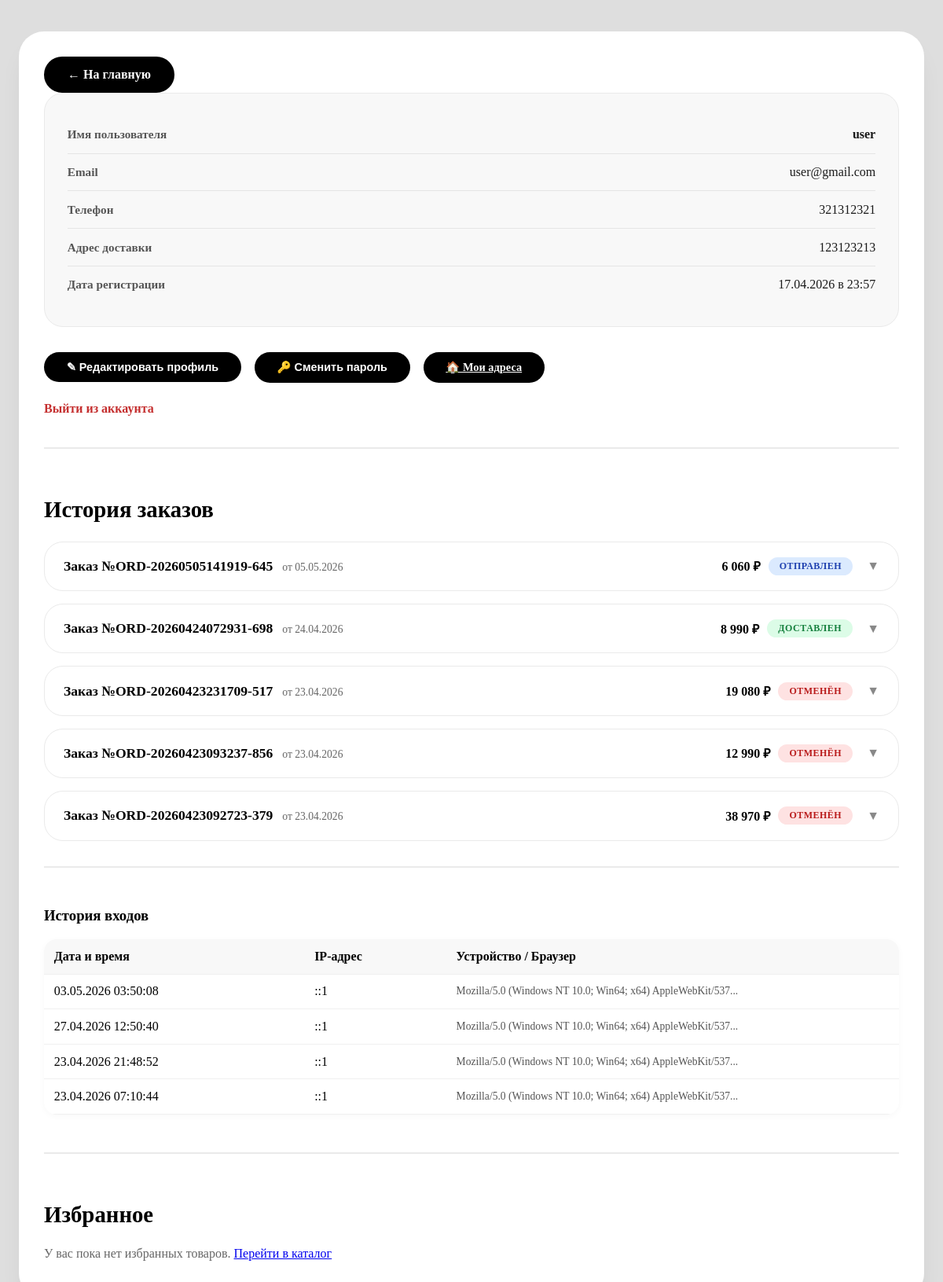
The page /user/personal_account.php (signed in) on the database its author committed.
### tables this page shows
CREATE TABLE `users` (
  `id` int(11) NOT NULL,
  `username` varchar(100) NOT NULL,
  `firstname` varchar(100) DEFAULT NULL,
  `lastname` varchar(100) DEFAULT NULL,
  `email` varchar(255) NOT NULL,
  `age` int(3) DEFAULT NULL,
  `gender` enum('male','female','other') DEFAULT NULL,
  `avatar` varchar(255) DEFAULT NULL,
  `password` varchar(255) NOT NULL,
  `phone` varchar(50) DEFAULT NULL,
  `address` text DEFAULT NULL,
  `is_admin` tinyint(1) DEFAULT 0,
  `agreement` tinyint(1) NOT NULL DEFAULT 0,
  `created_at` timestamp NULL DEFAULT current_timestamp()
);

CREATE TABLE `orders` (
  `id` int(11) NOT NULL,
  `user_id` int(11) DEFAULT NULL,
  `order_number` varchar(50) NOT NULL,
  `total_amount` decimal(12,2) NOT NULL,
  `discount_amount` decimal(12,2) DEFAULT 0.00,
  `promo_code` varchar(50) DEFAULT NULL,
  `status` enum('pending','paid','shipped','delivered','cancelled') DEFAULT 'pending',
  `shipping_address` text DEFAULT NULL,
  `city` varchar(100) DEFAULT NULL,
  `delivery_price` decimal(10,2) DEFAULT 0.00,
  `contact_phone` varchar(50) DEFAULT NULL,
  `contact_email` varchar(255) DEFAULT NULL,
  `comment` text DEFAULT NULL,
  `tracking_number` varchar(100) DEFAULT NULL,
  `created_at` timestamp NULL DEFAULT current_timestamp(),
  `updated_at` timestamp NULL DEFAULT current_timestamp() ON UPDATE current_timestamp()
);

### user/personal_account.php (the view, shortened to what this page needs)
<?php
require_once '../config.php';
$currentUser = null;
$orders = [];
$wishlistItems = [];
if (isset($_SESSION['user_id'])) {
    $userId = (int)$_SESSION['user_id'];
    $stmt = $pdo->prepare("SELECT username, email, phone, address, created_at FROM users WHERE id = ?");
    $stmt->execute([$userId]);
    $currentUser = $stmt->fetch(PDO::FETCH_ASSOC);
    $orderQuery = "
        SELECT o.id, o.order_number, o.total_amount, o.discount_amount, o.status, o.created_at,
               (SELECT COUNT(*) FROM order_items WHERE order_id = o.id) as items_count
        FROM orders o
        WHERE o.user_id = ?
        ORDER BY o.created_at DESC
    ";
    $stmtOrders = $pdo->prepare($orderQuery);
    $stmtOrders->execute([$userId]);
    $ordersRaw = $stmtOrders->fetchAll(PDO::FETCH_ASSOC);
    foreach ($ordersRaw as $order) {
        $itemsQuery = "
            SELECT oi.quantity, oi.price, p.title as product_name
            FROM order_items oi
            JOIN products p ON oi.product_id = p.id
            WHERE oi.order_id = ?
        ";
        $stmtItems = $pdo->prepare($itemsQuery);
        $stmtItems->execute([$order['id']]);
        $order['items'] = $stmtItems->fetchAll(PDO::FETCH_ASSOC);
        $orders[] = $order;
    }
    $wishlistQuery = "
        SELECT w.product_id, p.title, p.price,
               (SELECT image_url FROM product_images WHERE product_id = p.id ORDER BY is_main DESC LIMIT 1) as image
        FROM wishlist w
        JOIN products p ON w.product_id = p.id
        WHERE w.user_id = ?
        ORDER BY w.created_at DESC
    ";
    $stmtWish = $pdo->prepare($wishlistQuery);
    $stmtWish->execute([$userId]);
    $wishlistItems = $stmtWish->fetchAll(PDO::FETCH_ASSOC);
    $stmt = $pdo->prepare("SELECT ip, user_agent, created_at FROM login_history WHERE user_id = ? ORDER BY created_at DESC LIMIT 10");
    $stmt->execute([$userId]);
    $loginHistory = $stmt->fetchAll();
}
?>
<!DOCTYPE html>
<html lang="ru">
<head>
    <link rel="stylesheet" href="../css/account.css">
</head>
<body>
<div class="account-container">
    <a href="../index.php" class="back-link">← На главную</a>
    <?php if ($currentUser !== null): ?>
        <div class="login-form">
            <div class="info-row"><div class="label">Имя пользователя</div><div class="value"><strong><?= htmlspecialchars($currentUser['username']) ?></strong></div></div>
            <div class="info-row"><div class="label">Email</div><div class="value"><?= htmlspecialchars($currentUser['email']) ?></div></div>
            <div class="info-row"><div class="label">Телефон</div><div class="value"><?= htmlspecialchars($currentUser['phone'] ?? '— не указан —') ?></div></div>
            <div class="info-row"><div class="label">Адрес доставки</div><div class="value"><?= nl2br(htmlspecialchars($currentUser['address'] ?? '— не указан —')) ?></div></div>
            <div class="info-row"><div class="label">Дата регистрации</div><div class="value"><?= $currentUser['created_at'] ? date('d.m.Y \в H:i', strtotime($currentUser['created_at'])) : '—' ?></div></div>
        </div>
        <div>
            <button id="toggleProfileBtn" class="toggle-profile-btn">✎ Редактировать профиль</button>
            <button id="togglePasswordBtn" class="toggle-password-btn">🔑 Сменить пароль</button>
            <a href="addresses.php" class="toggle-profile-btn">🏠 Мои адреса</a>
        </div>
        <div><a href="?logout=1" class="logout-link">Выйти из аккаунта</a></div>
        <div class="orders-section">
            <h3>История заказов</h3>
            <?php if (empty($orders)): ?>
                <p style="color:#666;">У вас пока нет заказов.</p>
            <?php else: ?>
                <?php foreach ($orders as $order): ?>
                    <div class="order-card">
                        <div class="order-header" onclick="toggleOrderItems(this)">
                            <div>
                                <span class="order-number">Заказ №<?= htmlspecialchars($order['order_number']) ?></span>
                                <span class="order-date">от <?= date('d.m.Y', strtotime($order['created_at'])) ?></span>
                            </div>
                            <div style="display: flex; align-items: center; gap: 10px; flex-wrap: wrap;">
                                <?php
                                $subtotal = $order['total_amount'] + ($order['discount_amount'] ?? 0);
                                $hasValidDiscount = ($order['discount_amount'] ?? 0) > 0 && $subtotal > 0 && $order['total_amount'] > 0;
                                ?>
                                <?php if ($hasValidDiscount): ?>
                                    <div class="order-price-details">
                                        <span class="order-subtotal">Было: <?= number_format($subtotal, 0, '.', ' ') ?> ₽</span>
                                        <span class="order-discount">Скидка: -<?= number_format($order['discount_amount'], 0, '.', ' ') ?> ₽</span>
                                        <span class="order-total">Итого: <?= number_format($order['total_amount'], 0, '.', ' ') ?> ₽</span>
                                    </div>
                                <?php else: ?>
                                    <span class="order-total"><?= number_format($order['total_amount'], 0, '.', ' ') ?> ₽</span>
                                <?php endif; ?>
                                <span class="order-status status-<?= htmlspecialchars($order['status']) ?>">
                                    <?php
                                    $statuses = ['pending'=>'Ожидает оплаты','paid'=>'Оплачен','shipped'=>'Отправлен','delivered'=>'Доставлен','cancelled'=>'Отменён'];
                                    echo htmlspecialchars($statuses[$order['status']] ?? $order['status']);
                                    ?>
                                </span>
                                <span class="toggle-icon">▼</span>
                            </div>
                        </div>
                    </div>
                <?php endforeach; ?>
            <?php endif; ?>
        </div>
        <div class="login-history-section">
            <h3>История входов</h3>
            <?php if (empty($loginHistory)): ?>
                <p style="color:#666;">История входов пуста.</p>
            <?php else: ?>
                <table class="history-table">
                    <thead><tr><th>Дата и время</th><th>IP-адрес</th><th>Устройство / Браузер</th></tr></thead>
                    <tbody>
                        <?php foreach ($loginHistory as $log): ?>
                        <tr>
                            <td><?= date('d.m.Y H:i:s', strtotime($log['created_at'])) ?></td>
                            <td><?= htmlspecialchars($log['ip']) ?></td>
                            <td class="user-agent-cell" title="<?= htmlspecialchars($log['user_agent']) ?>"><?= htmlspecialchars(mb_strimwidth($log['user_agent'], 0, 60, '...')) ?></td>
                        </tr>
                        <?php endforeach; ?>
                    </tbody>
                </table>
            <?php endif; ?>
        </div>
        <div class="wishlist-section">
            <h3>Избранное</h3>
            <?php if (empty($wishlistItems)): ?>
                <p style="color:#666;">У вас пока нет избранных товаров. <a href="../category.php">Перейти в каталог</a></p>
            <?php endif; ?>
        </div>
    <?php endif; ?>
</div>
</body>
</html>

### css/account.css (style rules this page uses)
body { background-color: #dedede; font-family: 'Playfair Display', serif; padding: 2rem 1rem; }
.account-container { max-width: 1100px; margin: 0 auto; background: #ffffff; border-radius: 32px; box-shadow: 0 20px 35px -12px rgba(0, 0, 0, 0.1); padding: 2rem; transition: box-shadow 0.3s, transform 0.2s; animation: fadeInPage 0.5s ease-out; }
.back-link { display: inline-block; background-color: #000000; color: #ffffff; padding: 12px 28px; border-radius: 40px; text-decoration: none; font-family: 'Playfair Display', serif; font-weight: 600; font-size: 1rem; transition: all 0.3s ease; border: 2px solid #000000; cursor: pointer; }
.login-form { background: #f8f8f8; border-radius: 24px; padding: 1.8rem; margin-bottom: 2rem; border: 1px solid #eaeaea; transition: box-shadow 0.2s; }
.info-row { display: flex; justify-content: space-between; align-items: baseline; flex-wrap: wrap; padding: 0.9rem 0; border-bottom: 1px solid #e5e5e5; }
.info-row:last-child { border-bottom: none; }
.info-row .label { font-weight: 600; color: #555; min-width: 150px; font-size: 0.95rem; }
.info-row .value { color: #1a1a1a; text-align: right; word-break: break-word; max-width: 60%; font-weight: 500; }
button[type="submit"], .toggle-password-btn, .toggle-profile-btn { background: #000; color: #fff; border: none; padding: 0.7rem 1.8rem; border-radius: 40px; font-weight: 600; font-size: 0.9rem; cursor: pointer; transition: all 0.2s ease; margin-right: 0.8rem; margin-bottom: 0.5rem; display: inline-block; }
.logout-link { display: inline-block; margin-top: 1rem; color: #c53030; text-decoration: none; font-weight: 600; transition: color 0.2s; }
.orders-section { margin-top: 2.5rem; border-top: 2px solid #eaeaea; padding-top: 2rem; }
.orders-section h3 { font-size: 1.8rem; font-family: 'Playfair Display', serif; font-weight: 700; margin-bottom: 1.5rem; color: #000; }
.order-card { background: #fff; border-radius: 24px; margin-bottom: 1rem; padding: 1.2rem 1.5rem; border: 1px solid #eaeaea; transition: all 0.25s ease; cursor: pointer; }
.order-header { display: flex; justify-content: space-between; align-items: center; flex-wrap: wrap; gap: 12px; }
.order-header > div:first-child { display: flex; align-items: baseline; gap: 12px; flex-wrap: wrap; }
.order-number { font-weight: 700; font-size: 1.1rem; color: #000; }
.order-date { color: #666; font-size: 0.85rem; }
.order-total { font-weight: 700; font-size: 1.1rem; color: #000; }
.order-status { display: inline-block; padding: 4px 14px; border-radius: 40px; font-size: 0.75rem; font-weight: 700; text-transform: uppercase; letter-spacing: 0.5px; }
.status-shipped { background: #dbeafe; color: #1e40af; }
.status-delivered { background: #dcfce7; color: #15803d; }
.status-cancelled { background: #fee2e2; color: #b91c1c; }
.toggle-icon { font-size: 1rem; transition: transform 0.2s; margin-left: 8px; color: #888; }
.wishlist-section { margin-top: 3rem; border-top: 2px solid #eaeaea; padding-top: 2rem; }
.wishlist-section h3 { font-size: 1.8rem; font-family: 'Playfair Display', serif; font-weight: 700; margin-bottom: 1.5rem; color: #000; }
.order-total { font-weight: 700; font-size: 1rem; }
.login-history-section { margin-top: 2rem; border-top: 2px solid #eaeaea; padding-top: 2rem; }
.history-table { width: 100%; border-collapse: collapse; background: #fff; border-radius: 16px; overflow: hidden; box-shadow: 0 2px 8px rgba(0,0,0,0.03); }
.history-table th, .history-table td { padding: 0.8rem; text-align: left; border-bottom: 1px solid #f0f0f0; }
.history-table th { background: #f8f8f8; font-weight: 600; }
.user-agent-cell { font-size: 0.85rem; color: #555; max-width: 250px; word-break: break-word; }

### rows shown on the page
users: username "user", email "user@gmail.com", phone "321312321", address "123123213", created_at "17.04.2026 в 23:57"
orders: order_number "ORD-20260505141919-645", created_at "05.05.2026", total_amount "6 060", status "ОТПРАВЛЕН"
orders: order_number "ORD-20260424072931-698", created_at "24.04.2026", total_amount "8 990", status "ДОСТАВЛЕН"
orders: order_number "ORD-20260423231709-517", created_at "23.04.2026", total_amount "19 080", status "ОТМЕНЁН"
orders: order_number "ORD-20260423093237-856", created_at "23.04.2026", total_amount "12 990", status "ОТМЕНЁН"
orders: order_number "ORD-20260423092723-379", created_at "23.04.2026", total_amount "38 970", status "ОТМЕНЁН"

### other values the page prints
date('d.m.Y H:i:s', strtotime($log['created_at'])) "03.05.2026 03:50:08"
$log['ip'] "::1"
mb_strimwidth($log['user_agent'], 0, 60, '...') "Mozilla/5.0 (Windows NT 10.0; Win64; x64) AppleWebKit/537..."
date('d.m.Y H:i:s', strtotime($log['created_at'])) "27.04.2026 12:50:40"
date('d.m.Y H:i:s', strtotime($log['created_at'])) "23.04.2026 21:48:52"
date('d.m.Y H:i:s', strtotime($log['created_at'])) "23.04.2026 07:10:44"
